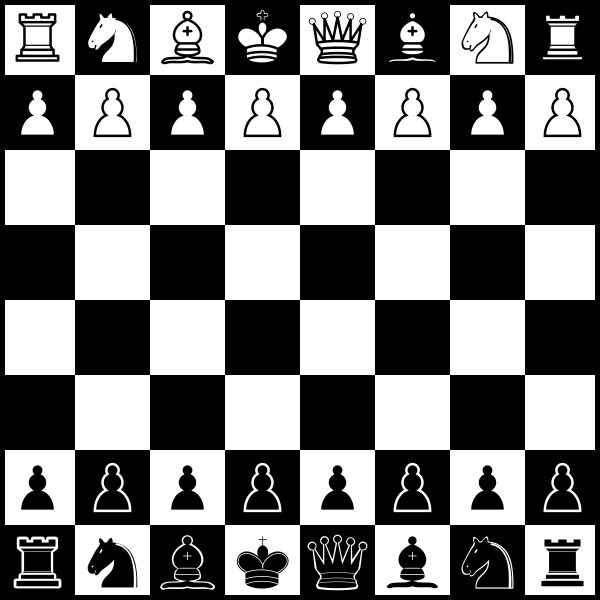
#> input picture chess/chessboard.png, 1200 x 1200 px (shown at 1/2 size)
$ python boardnumber.py
#> lines starting #> are read from the running program, lines starting #| are printed output that depends on the picture; after the words box and inside, x2 and y2 are one past the last pixel; in counts of white or black regions, pixels touching at a corner belong together
import cv2
import numpy as np

def get_pawn_compactness(tile_coords, contours, tile_size):
    pawn_x, pawn_y = tile_coords
    pawn_x_center, pawn_y_center = pawn_x * tile_size + tile_size // 2, pawn_y * tile_size + tile_size // 2

    for contour in contours:
        x, y, w, h = cv2.boundingRect(contour)
        contour_center = np.array([x + w // 2, y + h // 2])

        if np.linalg.norm(contour_center - np.array([pawn_x_center, pawn_y_center])) < tile_size * 0.5:
            area = cv2.contourArea(contour)
            perimeter = cv2.arcLength(contour, True)
            compactness = (4 * np.pi * area) / (perimeter ** 2)
            return compactness

    return None

# Load chessboard image
img = cv2.imread('chessboard.png')
#> img is the input picture: shape (1200, 1200, 3); mean B, G, R 121.7, 121.7, 121.7

# Resize the image to be smaller (e.g., 50% smaller)
resize_factor = 0.8
new_width = int(img.shape[1] * resize_factor)
#> new_width = 960
new_height = int(img.shape[0] * resize_factor)
#> new_height = 960
new_dimensions = (new_width, new_height)
#> new_dimensions = (960, 960)
img = cv2.resize(img, new_dimensions, interpolation=cv2.INTER_AREA)
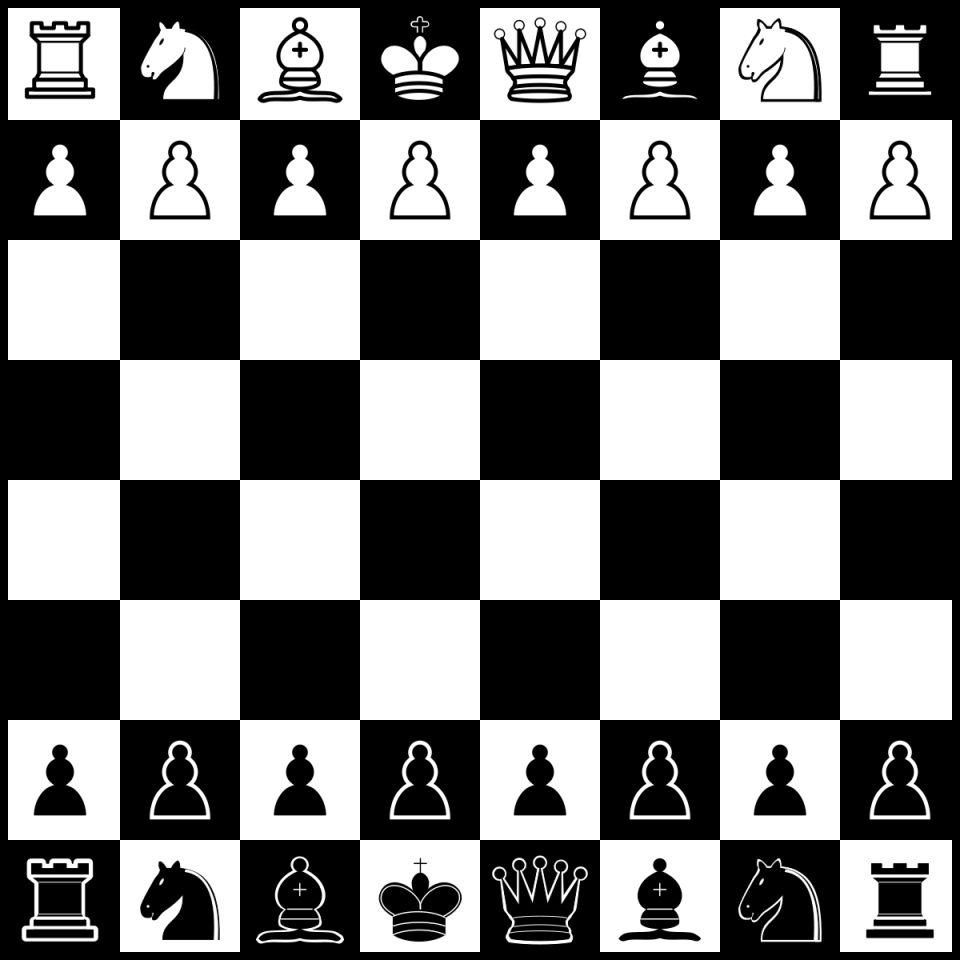
#> img: shape (960, 960, 3); mean B, G, R 121.7, 121.7, 121.7

# Define board size and number of tiles
board_size = (8, 8)
tile_size = img.shape[0] // board_size[0]
#> tile_size = 120

# Convert image to grayscale and apply thresholding
gray = cv2.cvtColor(img, cv2.COLOR_BGR2GRAY)
thresh = cv2.threshold(gray, 200, 255, cv2.THRESH_BINARY)[1]
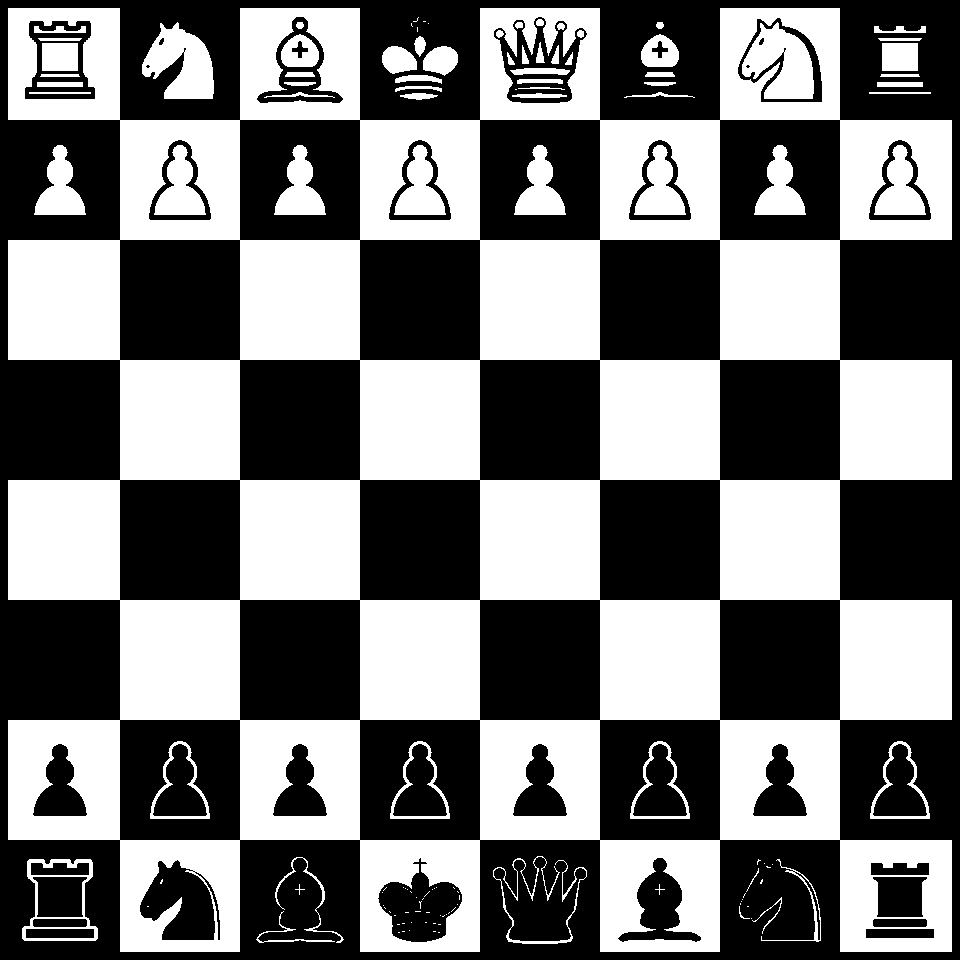
#> thresh: shape (960, 960); 46.9% white; 126 white regions (59 under 20 px)

# Find contours in the thresholded image
contours, hierarchy = cv2.findContours(thresh, cv2.RETR_EXTERNAL, cv2.CHAIN_APPROX_SIMPLE)
#> contours = 46 contours, 19 with area under 20; largest, box (x1, y1, x2, y2) and area: (8, 8, 952, 952) 701550, (22, 859, 98, 941) 4690, (142, 22, 214, 99) 3301, (870, 741, 930, 819) 2805, (34, 145, 86, 215) 1854

# Calculate compactness thresholds based on white pawn at 0,6
white_pawn_coords = (0, 6)
#img.shape[0] - tile_size *


white_pawn_compactness = get_pawn_compactness(white_pawn_coords, contours, tile_size)
#> the loop in get_pawn_compactness, `for contour in contours:` made 46 passes
#> (x, y, w, h, contour_center) on passes 2, 4, 8, 9, 10, 11, 12, 13, 16, 17, 18, 19: (256, 911, 79, 32, [295, 927]), (739, 906, 11, 13, [744, 912]), (752, 897, 30, 37, [767, 915]), (743, 893, 3, 5, [744, 895]), (295, 884, 10, 11, [300, 889]), (760, 879, 3, 5, [761, 881]), (746, 868, 13, 24, [752, 880]), (766, 866, 5, 2, [768, 867]), (761, 859, 60, 83, [791, 900]), (757, 859, 4, 6, [759, 862]), (22, 859, 76, 82, [60, 900]), (275, 857, 69, 86, [309, 900])
#> (contour, x, y, w, h, contour_center) on passes 24, 27, 34, 35, 38, 41: ([[869, 92], [869, 93], [930, 93], [930, 92]], 869, 92, 62, 2, [900, 93]), ([[877, 82], [877, 86], [922, 86], [922, 82]], 877, 82, 46, 5, [900, 84]), ([[882, 43], [882, 70], [917, 70], [917, 43]], 882, 43, 36, 28, [900, 57]), ([[878, 38], [880, 40], [919, 40], [921, 38]], 878, 38, 44, 3, [900, 39]), ([[417, 27], [417, 31]], 417, 27, 1, 5, [417, 29]), ([[411, 23], [411, 25], [412, 26], [411, 25]], 411, 23, 2, 4, [412, 25])
print(white_pawn_compactness)
#| None
if white_pawn_compactness is not None:
    lower_threshold = white_pawn_compactness * 0.8
    upper_threshold = white_pawn_compactness * 1.2
else:
    lower_threshold, upper_threshold = 0.3, 0.6

# Initialize tile number and coordinate arrays
tile_nums = np.zeros((board_size[0], board_size[1]), dtype=np.int32)
coords = np.zeros((board_size[0], board_size[1], 2), dtype=np.int32)

# Loop through each contour and classify as pawn or not
for contour in contours:
    # Calculate contour area and perimeter
    area = cv2.contourArea(contour)
    perimeter = cv2.arcLength(contour, True)

    # Check if area or perimeter is too small
    if area < 10 or perimeter < 10:
        # Skip contour if area or perimeter is too small
        continue

    # Calculate compactness (circularity) of contour
    compactness = (4 * np.pi * area) / (perimeter ** 2)

    # Classify contour as pawn if compactness is within the calculated range
    if lower_threshold <= compactness <= upper_threshold:
        # Draw bounding rectangle around pawn and highlight in blue
        x, y, w, h = cv2.boundingRect(contour)
        cv2.rectangle(img, (x, y), (x + w, y + h), (255, 0, 0), 2)

        # Calculate tile number and save to array
        tx, ty = x // tile_size, y // tile_size
        tile_nums[board_size[0] - 1 - ty, tx] += 1
        coords[board_size[0] - 1 - ty, tx] = [x + w // 2, y + h // 2]

        # Add tile number to center of tile
        text = f'({tx}, {board_size[0] - 1 - ty})'
        cv2.putText(img, text, (x + w // 2, y + h // 2), cv2.FONT_HERSHEY_SIMPLEX, 0.5, (0, 255, 0), 2)
#> this loop made 46 passes
#> (area, perimeter, compactness, x, y, w, h, tx) on passes 18, 21, 22, 31, 43: (4690.5, 337.6, 0.517, 22, 859, 76, 82, 0), (2805, 253.8, 0.547, 870, 741, 60, 78, 7), (1854, 239, 0.408, 34, 145, 52, 70, 0), (108, 63.66, 0.335, 645, 72, 30, 5, 5), (3301, 350.4, 0.338, 142, 22, 72, 77, 1)
#> (area, perimeter, compactness) on passes 2, 8, 16, 19, 20, 23: (96, 297.5, 0.0136), (33.5, 164.2, 0.0156), (392.5, 348.8, 0.0406), (188.5, 441.7, 0.0121), (359.5, 1227.6, 0.003), (136.5, 79.56, 0.271)
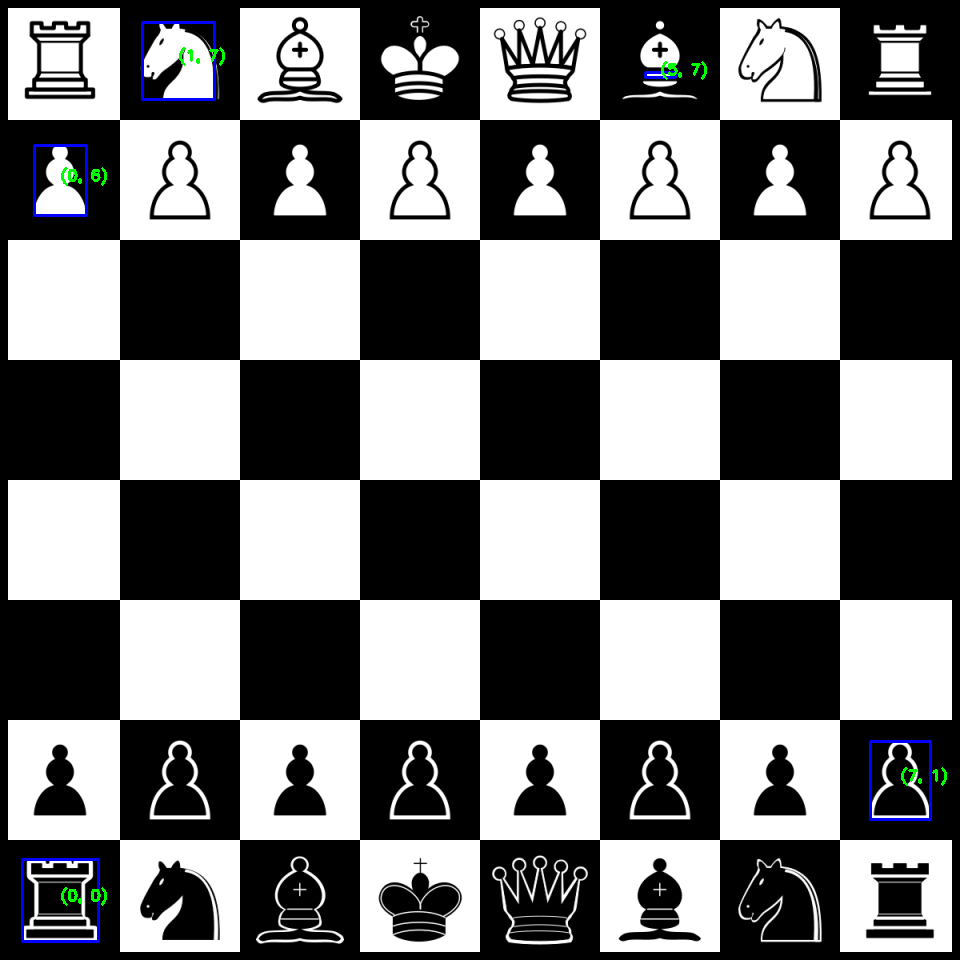
#> img: shape (960, 960, 3); 0.53% of pixels changed, all inside (x1, y1, x2, y2) = (21, 21, 947, 943)

# Print tile number array and coordinate array
print(tile_nums)
#| [[1 0 0 0 0 0 0 0]
#|  [0 0 0 0 0 0 0 1]
#|  [0 0 0 0 0 0 0 0]
#|  [0 0 0 0 0 0 0 0]
#|  [0 0 0 0 0 0 0 0]
#|  [0 0 0 0 0 0 0 0]
#|  [1 0 0 0 0 0 0 0]
#|  [0 1 0 0 0 1 0 0]]
print(coords)
#> (printed output is left out)

# Show modified image
cv2.imshow('Chessboard', img)
cv2.waitKey(0)
cv2.destroyAllWindows()
